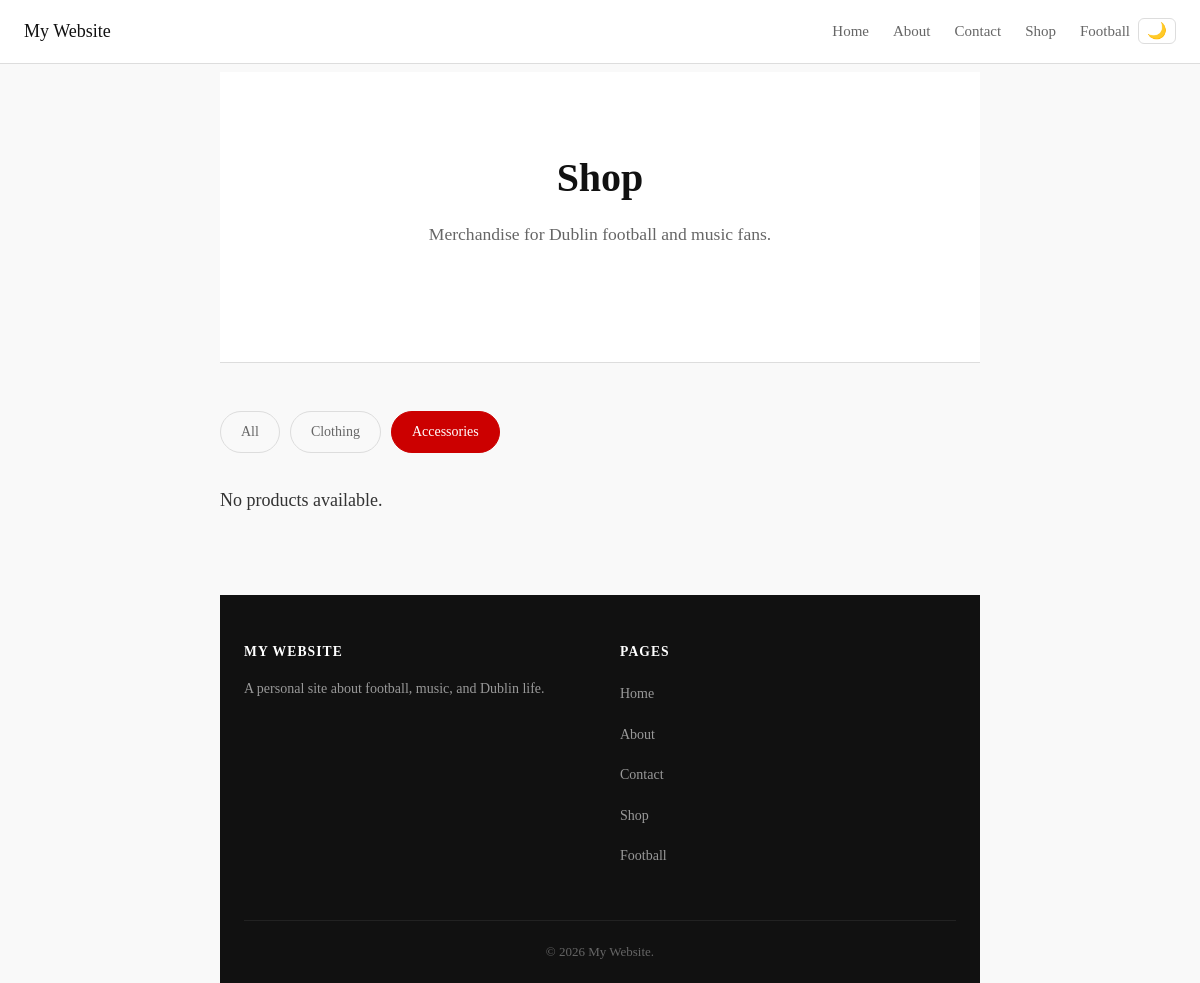
The app's page /shop/?category=accessories, older data.
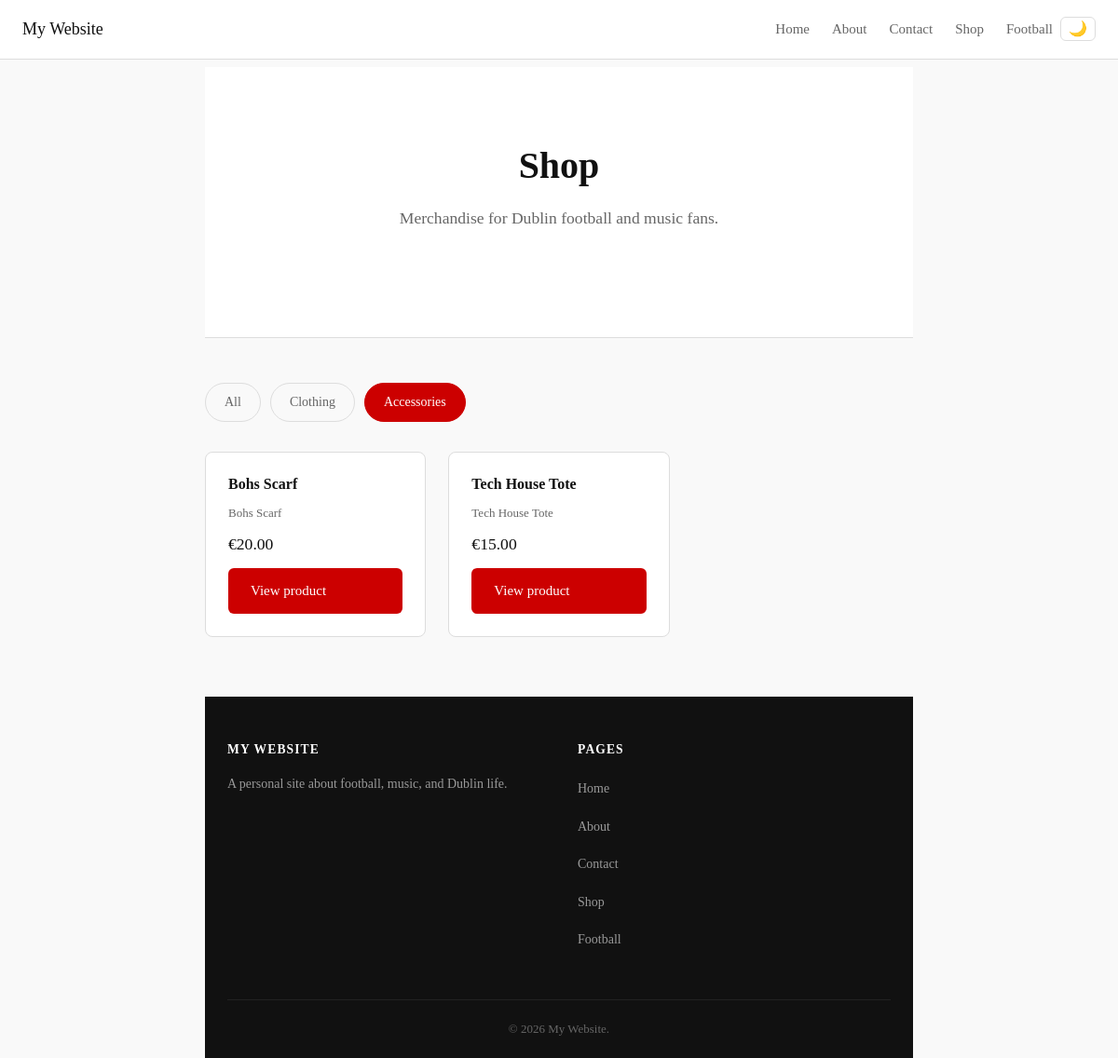
The same page, newer data.
### shop/models.py (models this page shows, shortened)
class Product(models.Model):
    CATEGORY_CHOICES = [
        ('clothing', 'Clothing'),
        ('accessories', 'Accessories'),
    ]
    name = models.CharField(max_length=200)
    description = models.TextField()
    price = models.DecimalField(max_digits=6, decimal_places=2)
    category = models.CharField(max_length=50, choices=CATEGORY_CHOICES)
    stock = models.PositiveIntegerField(default=0)
    available = models.BooleanField(default=True)
    created_at = models.DateTimeField(auto_now_add=True)
    class Meta:
        ordering = ['name']

### shop/views.py (the view)
# urls.py: path('', views.shop_home, name='shop_home'),
def shop_home(request):
    category = request.GET.get('category', 'all')
    if category == 'all':
        products = Product.objects.filter(available=True)
    else:
        products = Product.objects.filter(available=True, category=category)
    context = {
        'products': products,
        'current_category': category,
    }
    return render(request, 'shop/home.html', context)

### shop/templates/shop/home.html (shortened to what this page needs)
{% extends 'core/base.html' %}
{% block content %}
<section class="hero">
  <h1>Shop</h1>
  <p class="hero-subtitle">Merchandise for Dublin football and music fans.</p>
</section>
<section class="shop-section">
  <div class="filter-bar">
    <a href="{% url 'shop_home' %}"
       class="filter-btn {% if current_category == 'all' %}active{% endif %}">All</a>
    <a href="{% url 'shop_home' %}?category=clothing"
       class="filter-btn {% if current_category == 'clothing' %}active{% endif %}">Clothing</a>
    <a href="{% url 'shop_home' %}?category=accessories"
       class="filter-btn {% if current_category == 'accessories' %}active{% endif %}">Accessories</a>
  </div>
  <div class="product-grid">
    {% for product in products %}
    <div class="product-card">
      <h3>{{ product.name }}</h3>
      <p class="product-description">{{ product.description }}</p>
      <p class="product-price">€{{ product.price }}</p>
      <a href="{% url 'product_detail' product.pk %}" class="btn">View product</a>
    </div>
    {% empty %}
    <p>No products available.</p>
    {% endfor %}
  </div>
</section>
{% endblock %}

Row changes from the older to the newer data that the page shows:
added Product: name "Bohs Scarf", description "Bohs Scarf", price "20.00"
added Product: name "Tech House Tote", description "Tech House Tote", price "15.00"
Text that changed along with them:
text no longer shown: "No products available."
